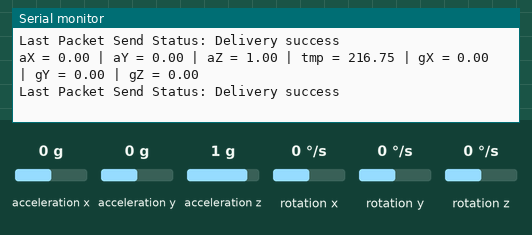
Recording of a sketch running on a simulated ESP8266 (NodeMCU). On the bench: the last lines printed to the serial monitor. Wiring (inferred from the names in the program): MPU-6050 motion sensor at I2C address 0x68. The inputs (shaded band) are chosen by the test bench; at power-on: acceleration x 0 g, acceleration y 0 g, acceleration z 1 g, rotation x 0 °/s, rotation y 0 °/s, rotation z 0 °/s.

Above: at 1.2 s.
1.3 s: acceleration x set to -1.4 g
At 1.46 s:
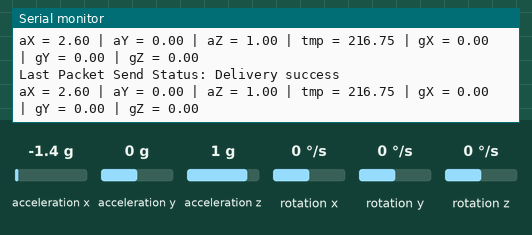
2.8 s: acceleration y set to -1.4 g
At 2.81 s:
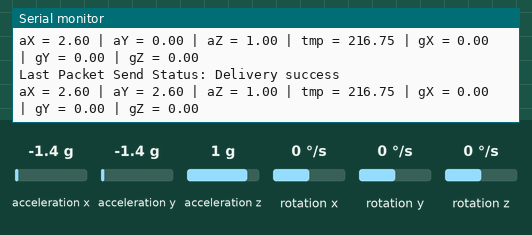
4.3 s: acceleration z set to -1.4 g
At 4.37 s:
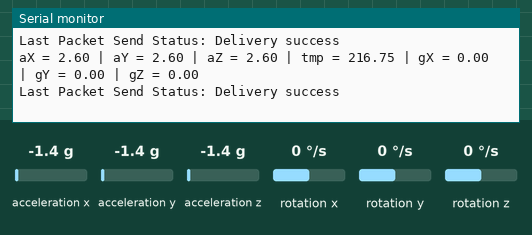
5.8 s: rotation x set to -192 °/s
At 5.82 s:
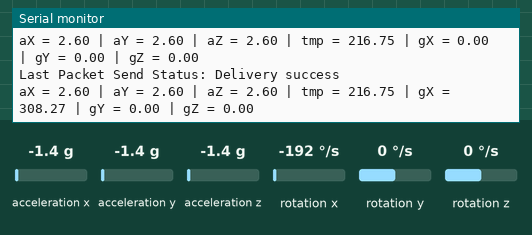
7.3 s: rotation y set to -192 °/s
At 7.38 s:
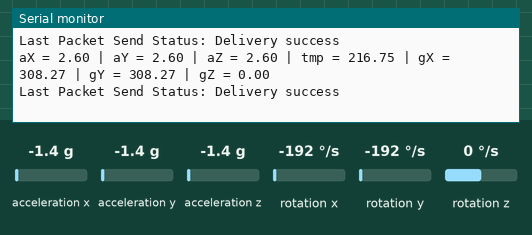

The sketch:

sensor_8266.ino
```cpp
/**
   ESP8266 Sensor Module - Transmits sensor information to Reader (i.e ESP32)

   References:
   https://github.com/esp8266/Arduino
   https://randomnerdtutorials.com/esp-now-esp8266-nodemcu-arduino-ide/
   https://howtomechatronics.com/tutorials/arduino/arduino-and-mpu6050-accelerometer-and-gyroscope-tutorial/
*/

/**
   Metadata
*/
#define CURRENT_VERSION "0.0.1"

/**
   Libraries
*/
#include "Wire.h"
#include <ESP8266WiFi.h>
#include <espnow.h>

/**
   ESP8266 Pins
*/
#define I2C_SCL       5
#define I2C_SDA       4

/**
   Constants
*/
#define MPU_ADDRESS               0x68
#define MESSAGE_INTERVAL          1000 // 1000 ms
#define SERIAL_BAUD_RATE          115200
#define SENSOR_SAMPLING_PERIOD    100
#define ACCELEROMETER_MAX_VALUE   16384.0 // +-2G
#define GYROSCOPE_MAX_RANGE       131.0 // 250deg/s

/**
   Structures
*/
typedef struct canTechMsg {
  float accX;
  float accY;
  float accZ;

  float temperature;

  float gyroX;
  float gyroY;
  float gyroZ;
};

/**
   Global Variables
*/
float accX, accY, accZ;
float gyroX, gyroY, gyroZ;
float temperature;
uint8_t broadcastAddress[] = {0xF0, 0x08, 0xD1, 0xD4, 0x11, 0x70}; // reader's address - hard-coded for now
String success;
canTechMsg sendData;

void setup() {
  Serial.begin(SERIAL_BAUD_RATE);
  Serial.println();
  Serial.print("ESP8266 Board MAC Address:  ");
  Serial.println(WiFi.macAddress());

  setupESPNow();

}

void loop() {
  /**
   * Needs work. Doesn't work  for some reason
   */
  Wire.beginTransmission(MPU_ADDRESS);
  Wire.write(0x3B); // starting with register 0x3B (ACCEL_XOUT_H) [MPU-6000 and MPU-6050 Register Map and Descriptions Revision 4.2, p.40]
  Wire.endTransmission(false); // the parameter indicates that the Arduino will send a restart. As a result, the connection is kept active.
  Wire.requestFrom(MPU_ADDRESS, 7 * 2, true); // request a total of 7*2=14 registers
  // "Wire.read()<<8 | Wire.read();" means two registers are read and stored in the same variable
  accX = (Wire.read() << 8 | Wire.read()) / ACCELEROMETER_MAX_VALUE; // reading registers: 0x3B (ACCEL_XOUT_H) and 0x3C (ACCEL_XOUT_L)
  accY = (Wire.read() << 8 | Wire.read()) / ACCELEROMETER_MAX_VALUE; // reading registers: 0x3D (ACCEL_YOUT_H) and 0x3E (ACCEL_YOUT_L)
  accZ = (Wire.read() << 8 | Wire.read()) / ACCELEROMETER_MAX_VALUE; // reading registers: 0x3F (ACCEL_ZOUT_H) and 0x40 (ACCEL_ZOUT_L)
  temperature = Wire.read() << 8 | Wire.read(); // reading registers: 0x41 (TEMP_OUT_H) and 0x42 (TEMP_OUT_L)
  temperature = temperature / 340.00 + 36.53; // the equation was taken from the documentation [MPU-6000/MPU-6050 Register Map and Description, p.30]
  gyroX = (Wire.read() << 8 | Wire.read()) / GYROSCOPE_MAX_RANGE; // reading registers: 0x43 (GYRO_XOUT_H) and 0x44 (GYRO_XOUT_L)
  gyroY = (Wire.read() << 8 | Wire.read()) / GYROSCOPE_MAX_RANGE; // reading registers: 0x45 (GYRO_YOUT_H) and 0x46 (GYRO_YOUT_L)
  gyroZ = (Wire.read() << 8 | Wire.read()) / GYROSCOPE_MAX_RANGE; // reading registers: 0x47 (GYRO_ZOUT_H) and 0x48 (GYRO_ZOUT_L)

  // print out data
  Serial.print("aX = "); Serial.print(accX);
  Serial.print(" | aY = "); Serial.print(accY);
  Serial.print(" | aZ = "); Serial.print(accZ);

  Serial.print(" | tmp = "); Serial.print(temperature);
  Serial.print(" | gX = "); Serial.print(gyroX);
  Serial.print(" | gY = "); Serial.print(gyroY);
  Serial.print(" | gZ = "); Serial.print(gyroZ);
  Serial.println();

  sendData.accX = accX;
  sendData.accY = accY;
  sendData.accZ = accZ;

  sendData.temperature = temperature;

  sendData.gyroX = gyroX;
  sendData.gyroY = gyroY;
  sendData.gyroZ = gyroZ;

  // Send message via ESP-NOW
  esp_now_send(broadcastAddress, (uint8_t *) &sendData, sizeof(sendData));

  // delay
  delay(SENSOR_SAMPLING_PERIOD);
}

void setupESPNow(void) {
  // Init ESP-NOW
  if (esp_now_init() != 0) {
    Serial.println("Error initializing ESP-NOW");
    return;
  }

  // Once ESPNow is successfully Init, we will register for Send CB to
  // get the status of Trasnmitted packet
  esp_now_set_self_role(ESP_NOW_ROLE_CONTROLLER);
  esp_now_register_send_cb(OnDataSent);

  // Register peer
  esp_now_add_peer(broadcastAddress, ESP_NOW_ROLE_SLAVE, 1, NULL, 0);

}

// Callback when data is sent
void OnDataSent(uint8_t *mac_addr, uint8_t sendStatus) {
  Serial.print("Last Packet Send Status: ");
  if (sendStatus == 0) {
    Serial.println("Delivery success");
  }
  else {
    Serial.println("Delivery fail");
  }
}
```

Measured:
- after the input at 1.3 s, the serial monitor: prints a new line after 0.05 s (image 1)
- after the input at 2.8 s, the serial monitor: prints a new line at once (image 2)
- after the input at 4.3 s, the serial monitor: prints a new line after 0.06 s (image 3)
- after the input at 5.8 s, the serial monitor: prints a new line at once (image 4)
- after the input at 7.3 s, the serial monitor: prints a new line after 0.07 s (image 5)
